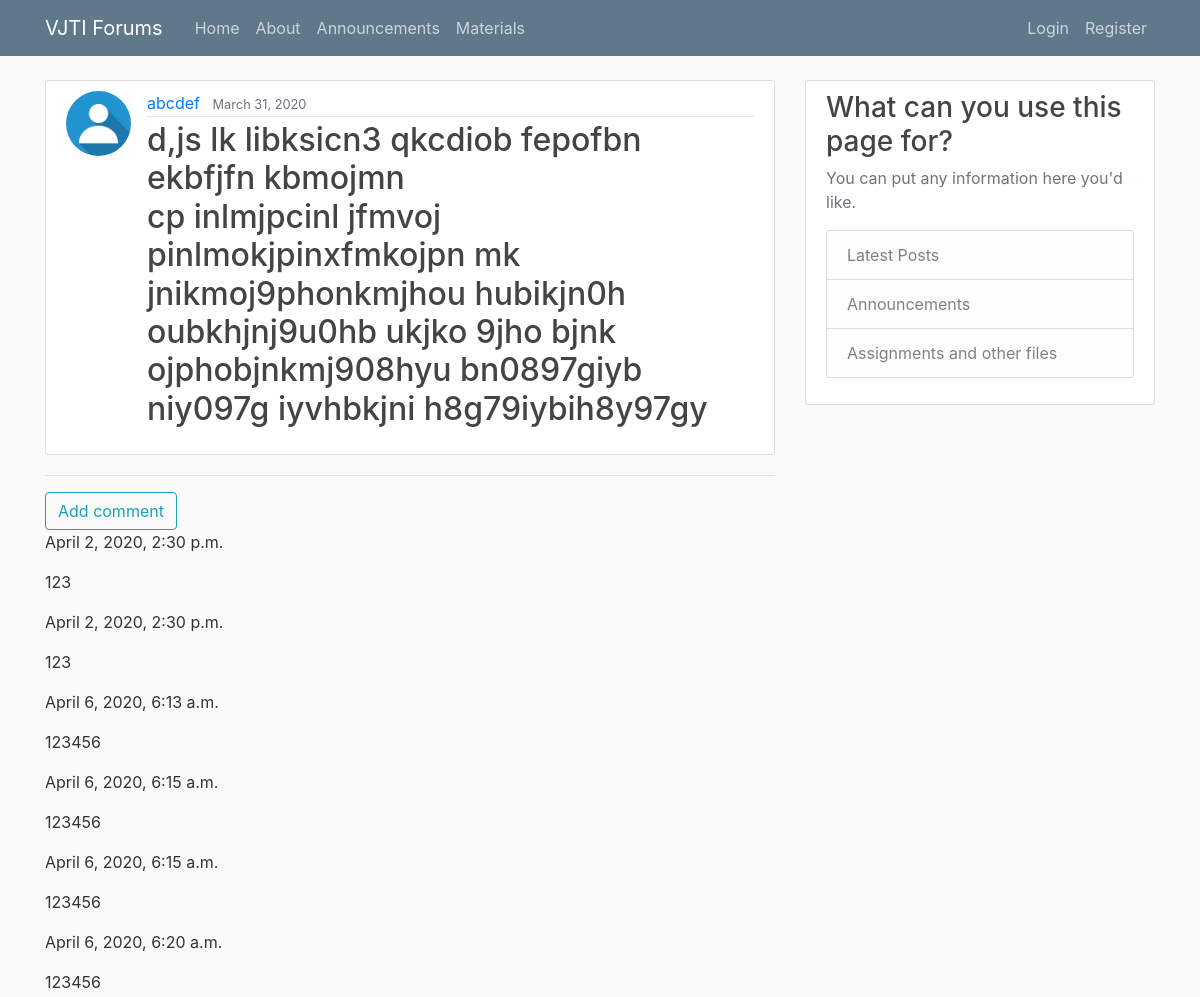
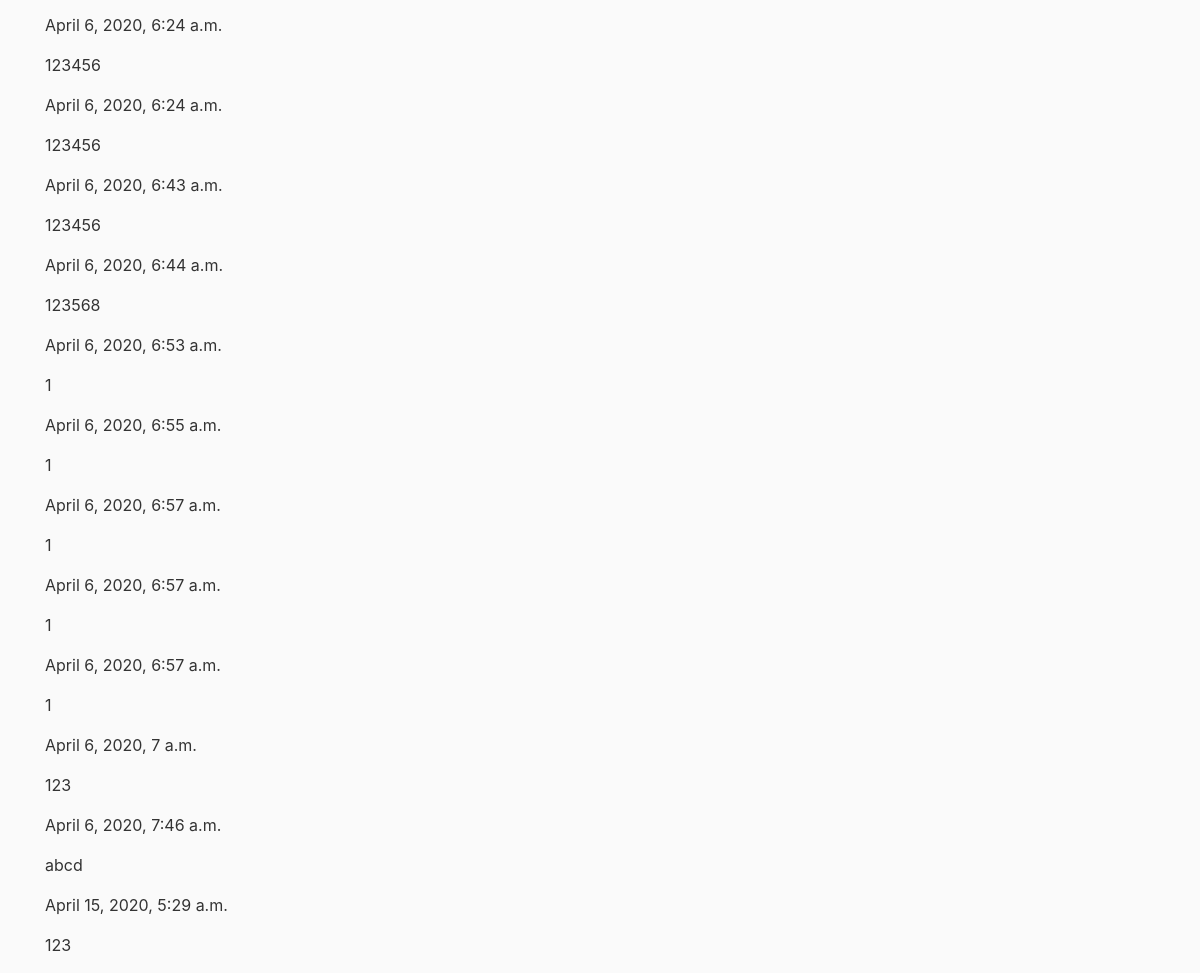
The app's page /post/19 with its own data (2 pictures, top to bottom).
### blog/models.py (models this page shows, shortened)
class Post(models.Model):
    title=models.CharField(max_length=150)
    content=models.TextField(max_length=1500)
    date_posted=models.DateTimeField(default=timezone.now)
    author=models.ForeignKey(User, on_delete=models.CASCADE)

class Comment(models.Model):
    post = models.ForeignKey('blog.Post', on_delete=models.CASCADE, related_name='comments')
    text = models.TextField()
    created_date = models.DateTimeField(default=timezone.now)
    approved_comment = models.BooleanField(default=False)

### users/models.py (models this page shows, shortened)
class Profile(models.Model):
    user=models.OneToOneField(User, on_delete=models.CASCADE)
    image=models.ImageField(default='default.jpg',upload_to='profile_pics')

### blog/views.py (the view)
# urls.py: path('post/<int:pk>', PostDetailView.as_view(), name='post-detail'),
class PostDetailView(DetailView):
    model= Post

### blog/templates/blog/post_detail.html (shortened to what this page needs)
{% extends "blog/base.html" %}
{% block content %}
      <article class="media content-section">
        <img class="rounded-circle article-img" src="{{ object.author.profile.image.url }}">
        <div class="media-body">
          <div class="article-metadata">
            <a class="mr-2" href="{% url 'user-posts' post.author.username %}">{{ object.author }}</a>
            <small class="text-muted">{{ object.date_posted|date:"F d, Y" }}</small>
          </div>
          <h2 class="article-title">{{ object.title }}</a>
          <p class="article-content">{{ object.content }}</p>
        </div>
      </article>
      <hr>
      <a class="btn btn-outline-info" href="{% url 'add-comment' pk=post.pk %}">Add comment</a>
  {% for comment in post.comments.all %}
    <div class="comment">
        <div class="date">{{ comment.user }}{{ comment.created_date }}</div>
        <p>{{ comment.text|linebreaks }}</p>
    </div>
  {% empty %}
    <p>No comments here yet :(</p>
  {% endfor %}
{% endblock content %}

### blog/static/blog/main.css (style rules this page uses)
body { background: #fafafa; color: #333333; margin-top: 5rem; }
h1, h2, h3, h4, h5, h6 { color: #444444; }
.content-section { background: #ffffff; padding: 10px 20px; border: 1px solid #dddddd; border-radius: 3px; margin-bottom: 20px; }
.article-title { color: #444444; }
.article-content { white-space: pre-line; }
.article-img { height: 65px; width: 65px; margin-right: 16px; }
.article-metadata { padding-bottom: 1px; margin-bottom: 4px; border-bottom: 1px solid #e3e3e3 }

### records on screen
Post: author.profile.image (placeholder picture), author "abcdef", date_posted "March 31, 2020", title "d,js lk libksicn3 qkcdiob fepofbn ekbfjfn kbmojmn", content "cp inlmjpcinl jfmvoj pinlmokjpinxfmkojpn mk jnikmoj9phonkmjhou hubikjn0h oubkhjnj9u0hb ukjko 9jho bjnk ojphobjnkmj908hyu bn0897giyb niy097g iyvhbkjni h8g79iybih8y97gy"
Comment: created_date "April 2, 2020, 2:30 p.m.", text "123"
Comment: created_date "April 2, 2020, 2:30 p.m.", text "123"
Comment: created_date "April 6, 2020, 6:13 a.m.", text "123456"
Comment: created_date "April 6, 2020, 6:15 a.m.", text "123456"
Comment: created_date "April 6, 2020, 6:15 a.m.", text "123456"
Comment: created_date "April 6, 2020, 6:20 a.m.", text "123456"
Comment: created_date "April 6, 2020, 6:24 a.m.", text "123456"
Comment: created_date "April 6, 2020, 6:24 a.m.", text "123456"
Comment: created_date "April 6, 2020, 6:43 a.m.", text "123456"
Comment: created_date "April 6, 2020, 6:44 a.m.", text "123568"
Comment: created_date "April 6, 2020, 6:53 a.m.", text "1"
Comment: created_date "April 6, 2020, 6:55 a.m.", text "1"
Comment: created_date "April 6, 2020, 6:57 a.m.", text "1"
Comment: created_date "April 6, 2020, 6:57 a.m.", text "1"
Comment: created_date "April 6, 2020, 6:57 a.m.", text "1"
Comment: created_date "April 6, 2020, 7 a.m.", text "123"
Comment: created_date "April 6, 2020, 7:46 a.m.", text "abcd"
Comment: created_date "April 15, 2020, 5:29 a.m.", text "123"
